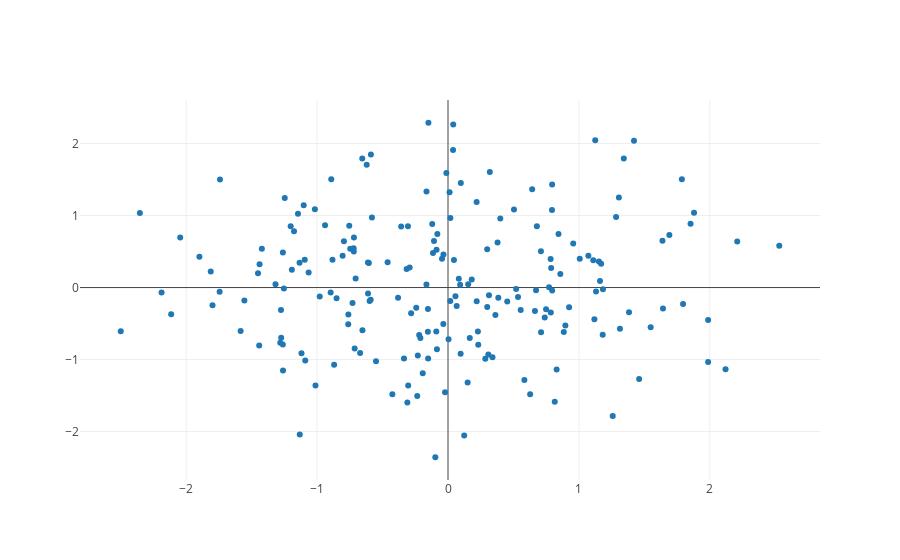

This figure's notebook cell:
### Markdown cell above
#### Produce the plot using iplot
Hover over each point to view the X and Y coordinates of the point

### Code cell
offline.iplot(data)

### Figure 1 — Plotly figure (JSON) as saved in the notebook; plotly's stock layout.template omitted (floating-point values rounded to 4 significant figures; data arrays with more than 128 entries replaced by an {"elided": "..."} marker saying what was removed)
{"data": [{"mode": "markers", "type": "scatter", "uid": "eaf140a4-cebc-4cca-ab16-249b577cb0b4", "x": {"elided": "200 float values"}, "y": {"elided": "200 float values"}}], "layout": {}}
